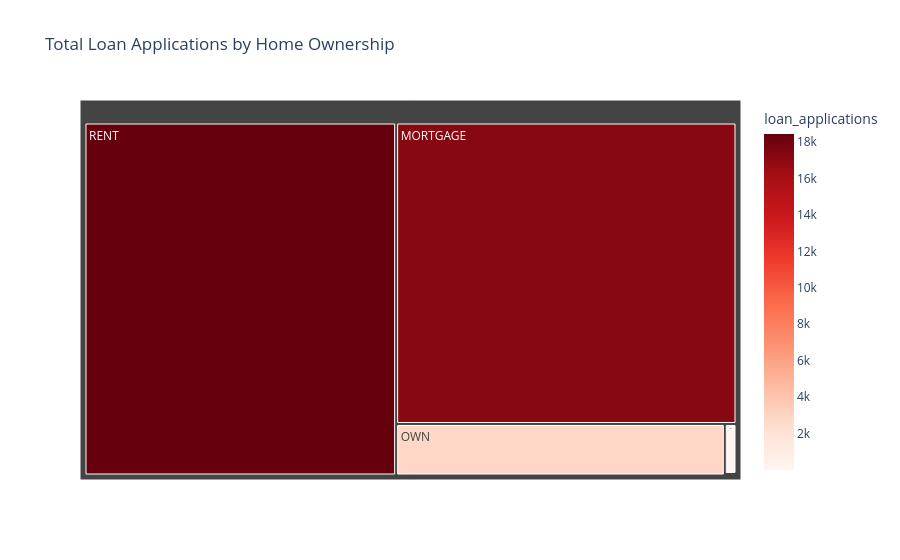

Notebook code cell kept with this figure:
### Markdown cell above
### Home Ownership by Total Loan Applications

### Code cell
home_applications = df.groupby('home_ownership')['id'].count().reset_index()

home_applications.rename(columns={'id': 'loan_applications'}, inplace=True)

fig = px.treemap(
    home_applications,
    path=['home_ownership'],
    values='loan_applications',
    color='loan_applications',
    color_continuous_scale='Reds',
    title='Total Loan Applications by Home Ownership'
)

fig.show()

### Figure 1 — Plotly figure (JSON) as saved in the notebook; plotly's stock layout.template omitted (floating-point values rounded to 4 significant figures)
{"data": [{"branchvalues": "total", "customdata": [[17200.0], [3.0], [98.0], [2838.0], [18440.0]], "domain": {"x": [0, 1], "y": [0, 1]}, "hovertemplate": "labels=%{label}<br>loan_applications_sum=%{value}<br>parent=%{parent}<br>id=%{id}<br>loan_applications=%{color}<extra></extra>", "ids": ["MORTGAGE", "NONE", "OTHER", "OWN", "RENT"], "labels": ["MORTGAGE", "NONE", "OTHER", "OWN", "RENT"], "marker": {"coloraxis": "coloraxis", "colors": [17200.0, 3.0, 98.0, 2838.0, 18440.0]}, "name": "", "parents": ["", "", "", "", ""], "type": "treemap", "values": [17200.0, 3.0, 98.0, 2838.0, 18440.0]}], "layout": {"coloraxis": {"colorbar": {"title": {"text": "loan_applications"}}, "colorscale": [[0, "rgb(255,245,240)"], [0.125, "rgb(254,224,210)"], [0.25, "rgb(252,187,161)"], [0.375, "rgb(252,146,114)"], [0.5, "rgb(251,106,74)"], [0.625, "rgb(239,59,44)"], [0.75, "rgb(203,24,29)"], [0.875, "rgb(165,15,21)"], [1, "rgb(103,0,13)"]]}, "legend": {"tracegroupgap": 0}, "title": {"text": "Total Loan Applications by Home Ownership"}}}
